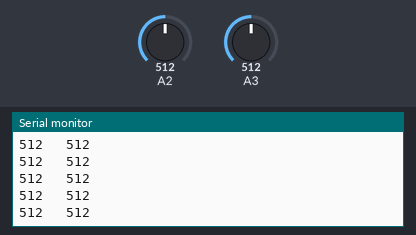
Simulated run of this sketch. Board: Arduino Uno, built for the host (arithmetic inside an expression is 32-bit, double 64-bit). Parts: the last lines printed to the serial monitor. The test bench sets the inputs (shaded band); at power-on: A2 = 512, A3 = 512.

Above: at 1.3 s.
1.4 s: A2 set to 716
At 2.2 s:
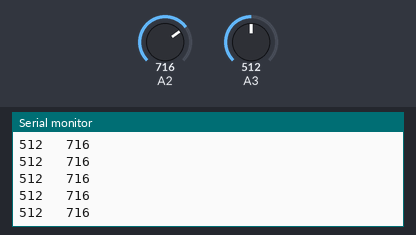
4.4 s: A3 set to 716
At 5.3 s:
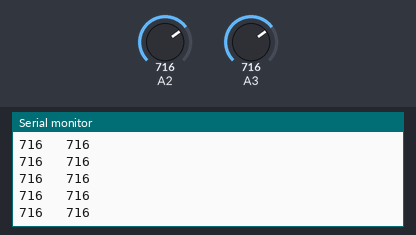
5.9 s: A2 set to 900
At 6.6 s:
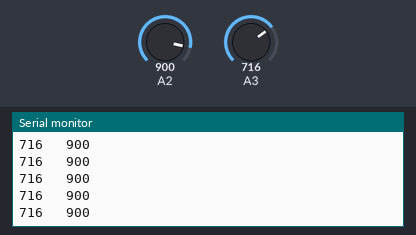
7.4 s: A3 set to 900
At 8.4 s:
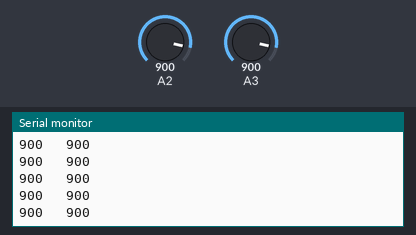
Timing chart, 0 to 9.9 s (numbered marks = the images above; inputs shaded):
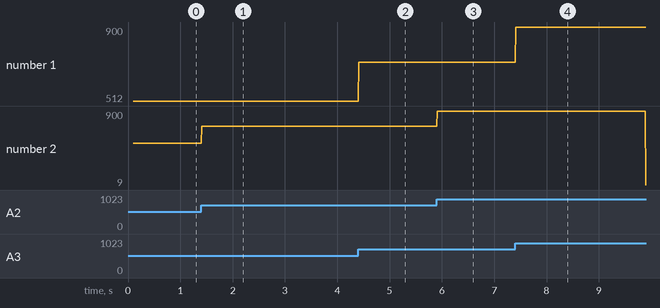

Measured:
- after the input at 1.4 s, the serial monitor: prints a new line at once (image 1)
- after the input at 4.4 s, the serial monitor: prints a new line at once (image 2)
- after the input at 5.9 s, the serial monitor: prints a new line at once (image 3)
- after the input at 7.4 s, the serial monitor: prints a new line at once (image 4)
- plotted number 2: 512 → 716 after the input at 1.4 s, 716 → 900 after the input at 5.9 s

The sketch:

sensores.ino
```cpp
void setup() {
  // put your setup code here, to run once:
analogReference(INTERNAL);
Serial.begin(9600);
while(!Serial);
Serial.println("Hi");
DDRE |= (1<<6);
delay(100);
}

void loop() {
PORTE |= (1<<6);
  // put your main code here, to run repeatedly:
int s1,s2,s3,s4;
s1= analogRead(A3);
s2=analogRead(A2);

Serial.print(s1);
Serial.print( "   ");
Serial.println(s2);

}
```
